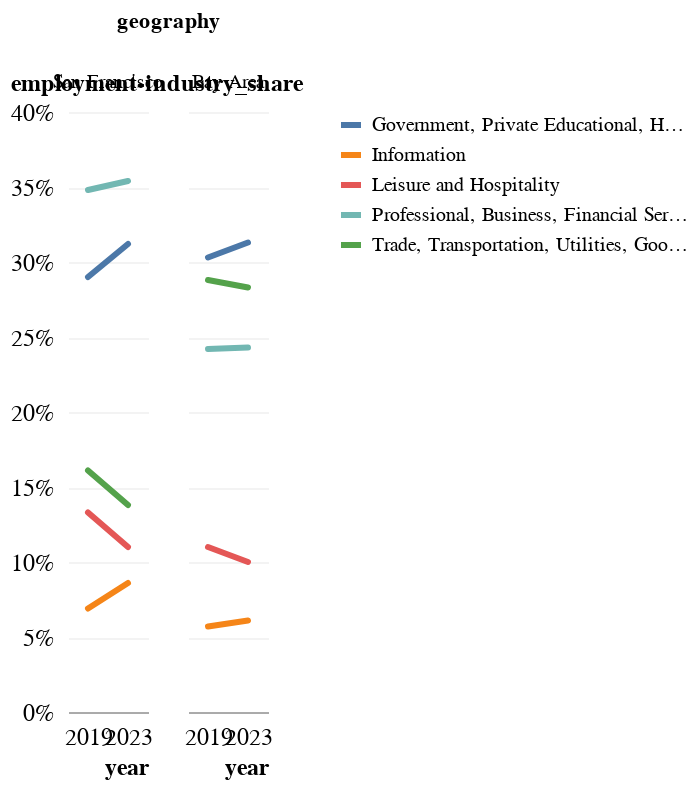

The notebook cell saved with this chart:
### Code cell
shares_chart = (
    alt.Chart(
        shares_df.filter(pl.col("year").is_in({2019, 2023})).with_columns(
            date=pl.date(pl.col("year"), 1, 1)
        )
    )
    .mark_line()
    .encode(
        x=alt.X("year:O"),
        y=alt.Y("employment-industry_share").axis(format="%"),
        column=alt.Column("geography", sort="descending"),
        color="industry",
        tooltip=[
            "year",
            "geography",
            "industry",
            "employment",
            alt.Tooltip("employment-industry_share", format="%"),
        ],
    )
    .interactive()
)
shares_chart

### Figure 1 — Vega-Lite specification as saved in the notebook (floating-point values rounded to 4 significant figures)
{"config": {"font": "Libre Franklin", "axis": {"labelAngle": 0, "labelFlush": false, "labelFontSize": 12, "titleFontSize": 12, "tickWidth": 0, "gridWidth": 0.25, "gridColor": "#cccccc"}, "axisX": {"domainWidth": 0.5, "domainColor": "#3e3e3e", "titleAlign": "right", "titleAnchor": "end"}, "axisY": {"domain": false, "titleAlign": "left", "titleAnchor": "end", "titleAngle": 0, "titlePadding": 0, "titleY": -8}, "line": {"strokeWidth": 3, "strokeCap": "round"}, "legend": {"title": null}, "view": {"stroke": null}}, "data": {"name": "data-66a9d9d427ee8b804ae4a13c8b97d2bd"}, "mark": {"type": "line"}, "encoding": {"color": {"field": "industry", "type": "nominal"}, "column": {"field": "geography", "sort": "descending", "type": "nominal"}, "tooltip": [{"field": "year", "type": "quantitative"}, {"field": "geography", "type": "nominal"}, {"field": "industry", "type": "nominal"}, {"field": "employment", "type": "quantitative"}, {"field": "employment-industry_share", "format": "%", "type": "quantitative"}], "x": {"field": "year", "type": "ordinal"}, "y": {"axis": {"format": "%"}, "field": "employment-industry_share", "type": "quantitative"}}, "params": [{"name": "param_53", "select": {"type": "interval", "encodings": ["x", "y"]}, "bind": "scales"}], "$schema": "https://vega.github.io/schema/vega-lite/v5.20.1.json", "datasets": {"data-66a9d9d427ee8b804ae4a13c8b97d2bd": [{"industry": "Government, Private Educational, Health, and Other Services", "year": 2019, "geography": "Bay Area", "employment": 1229341, "employment-industry_share": 0.303, "date": "2019-01-01T00:00:00"}, {"industry": "Information", "year": 2019, "geography": "Bay Area", "employment": 232666, "employment-industry_share": 0.057, "date": "2019-01-01T00:00:00"}, {"industry": "Leisure and Hospitality", "year": 2019, "geography": "Bay Area", "employment": 445991, "employment-industry_share": 0.11, "date": "2019-01-01T00:00:00"}, {"industry": "Professional, Business, Financial Services/Activities", "year": 2019, "geography": "Bay Area", "employment": 983366, "employment-industry_share": 0.242, "date": "2019-01-01T00:00:00"}, {"industry": "Trade, Transportation, Utilities, Goods Producing, and Farm", "year": 2019, "geography": "Bay Area", "employment": 1171891, "employment-industry_share": 0.288, "date": "2019-01-01T00:00:00"}, {"industry": "Government, Private Educational, Health, and Other Services", "year": 2019, "geography": "San Francisco", "employment": 220933, "employment-industry_share": 0.29, "date": "2019-01-01T00:00:00"}, {"industry": "Information", "year": 2019, "geography": "San Francisco", "employment": 52516, "employment-industry_share": 0.069, "date": "2019-01-01T00:00:00"}, {"industry": "Leisure and Hospitality", "year": 2019, "geography": "San Francisco", "employment": 101775, "employment-industry_share": 0.133, "date": "2019-01-01T00:00:00"}, {"industry": "Professional, Business, Financial Services/Activities", "year": 2019, "geography": "San Francisco", "employment": 265100, "employment-industry_share": 0.348, "date": "2019-01-01T00:00:00"}, {"industry": "Trade, Transportation, Utilities, Goods Producing, and Farm", "year": 2019, "geography": "San Francisco", "employment": 122525, "employment-industry_share": 0.161, "date": "2019-01-01T00:00:00"}, {"industry": "Government, Private Educational, Health, and Other Services", "year": 2023, "geography": "Bay Area", "employment": 1266216, "employment-industry_share": 0.313, "date": "2023-01-01T00:00:00"}, {"industry": "Information", "year": 2023, "geography": "Bay Area", "employment": 246200, "employment-industry_share": 0.061, "date": "2023-01-01T00:00:00"}, {"industry": "Leisure and Hospitality", "year": 2023, "geography": "Bay Area", "employment": 405483, "employment-industry_share": 0.1, "date": "2023-01-01T00:00:00"}, {"industry": "Professional, Business, Financial Services/Activities", "year": 2023, "geography": "Bay Area", "employment": 983600, "employment-industry_share": 0.243, "date": "2023-01-01T00:00:00"}, {"industry": "Trade, Transportation, Utilities, Goods Producing, and Farm", "year": 2023, "geography": "Bay Area", "employment": 1147208, "employment-industry_share": 0.283, "date": "2023-01-01T00:00:00"}, {"industry": "Government, Private Educational, Health, and Other Services", "year": 2023, "geography": "San Francisco", "employment": 232300, "employment-industry_share": 0.312, "date": "2023-01-01T00:00:00"}, {"industry": "Information", "year": 2023, "geography": "San Francisco", "employment": 63883, "employment-industry_share": 0.086, "date": "2023-01-01T00:00:00"}, {"industry": "Leisure and Hospitality", "year": 2023, "geography": "San Francisco", "employment": 81975, "employment-industry_share": 0.11, "date": "2023-01-01T00:00:00"}, {"industry": "Professional, Business, Financial Services/Activities", "year": 2023, "geography": "San Francisco", "employment": 263041, "employment-industry_share": 0.354, "date": "2023-01-01T00:00:00"}, {"industry": "Trade, Transportation, Utilities, Goods Producing, and Farm", "year": 2023, "geography": "San Francisco", "employment": 102541, "employment-industry_share": 0.138, "date": "2023-01-01T00:00:00"}]}}
